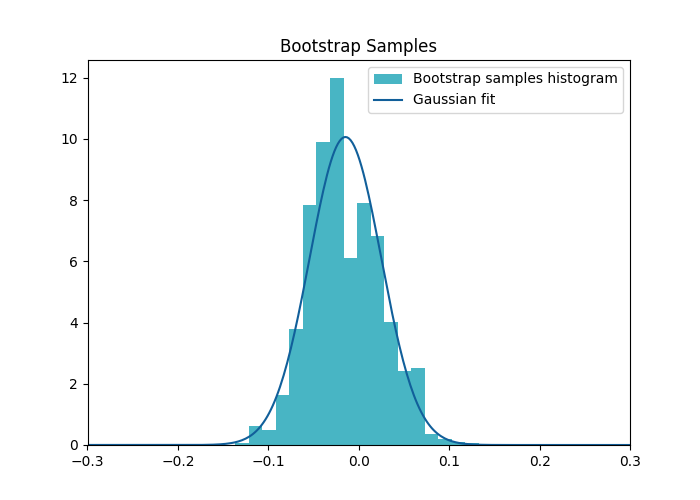

This figure's Python source:
import numpy as np 
import matplotlib.pyplot as plt 
from scipy import stats 
from astroML.resample import bootstrap
from astroML.stats import median_sigmaG

N = 1000
N_boot = 10000
np.random.seed(10)
dist = stats.norm(0, 1).rvs(N)
sample_boot, sigmaG = bootstrap(dist, N_boot, median_sigmaG, kwargs = dict(axis=1))
x= np.linspace(-1,1,1000)
sigma = np.sqrt(np.pi/(2*N))
pdf = stats.norm(np.mean(sample_boot), sigma).pdf(x)

#plotting the histogram/distribution
plt.figure(figsize=(7,5))
plt.hist(sample_boot, bins=20, density=True, label='Bootstrap samples histogram',color='#48b5c4')
plt.plot(x, pdf,  label='Gaussian fit',color='#115f9a' )

#minor
plt.xlim(-0.3,0.3)
plt.title('Bootstrap Samples')
plt.legend()
plt.savefig('1.png')